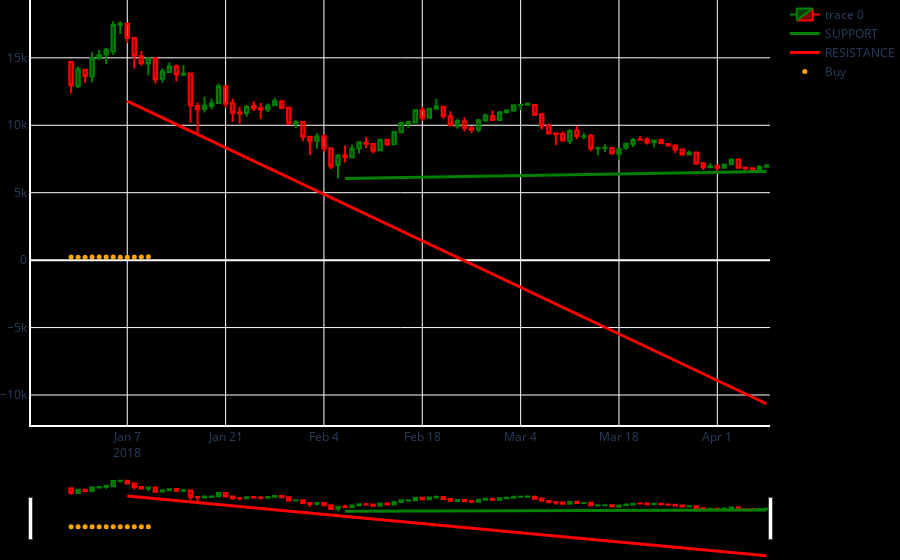

Source (notebook cell):
### Markdown cell above
УРТ ХУГАЦААГААР ХАРАХ ХЭСЭГ

### Code cell
# with indicator
# df = data
# df['resistance'] = np.nan
# df['support'] = np.nan
# # plt.plot(df.index, df.Close)
# # plt.show()
# # ===== Calculate Channel ====
# resistance(df)
# support(df)
# plot_df(df)
# ===== PLOTLY =====
import plotly.graph_objects as go
fig = go.Figure(data=[go.Candlestick(x=df.index,
                                    open=df['Open'],
                                    high=df['High'],
                                    low=df['Low'],
                                    close=df['Close'],
                                    increasing_line_color='green',
                                    decreasing_line_color='red'),
                                    go.Scatter(x=df.index, y=df['support'], line=dict(color="green", width=3), name="SUPPORT"),
                                    go.Scatter(x=df.index, y=df['resistance'], line=dict(color='red', width=3), name="RESISTANCE"),
                                    go.Scatter(x=df.index, y=supports, mode="markers", marker=dict(size=5, color="Orange"), name="Buy")])

fig.update(layout_xaxis_rangeslider_visible=True)
fig.update_layout(paper_bgcolor="black", plot_bgcolor="black", margin_l=0, margin_b=0, margin_r=0, margin_t=0)
fig.update_xaxes(showline=True, linewidth=2, linecolor='white', gridcolor='white')
fig.update_yaxes(showline=True, linewidth=2, linecolor='white', gridcolor='white')
fig.show()
